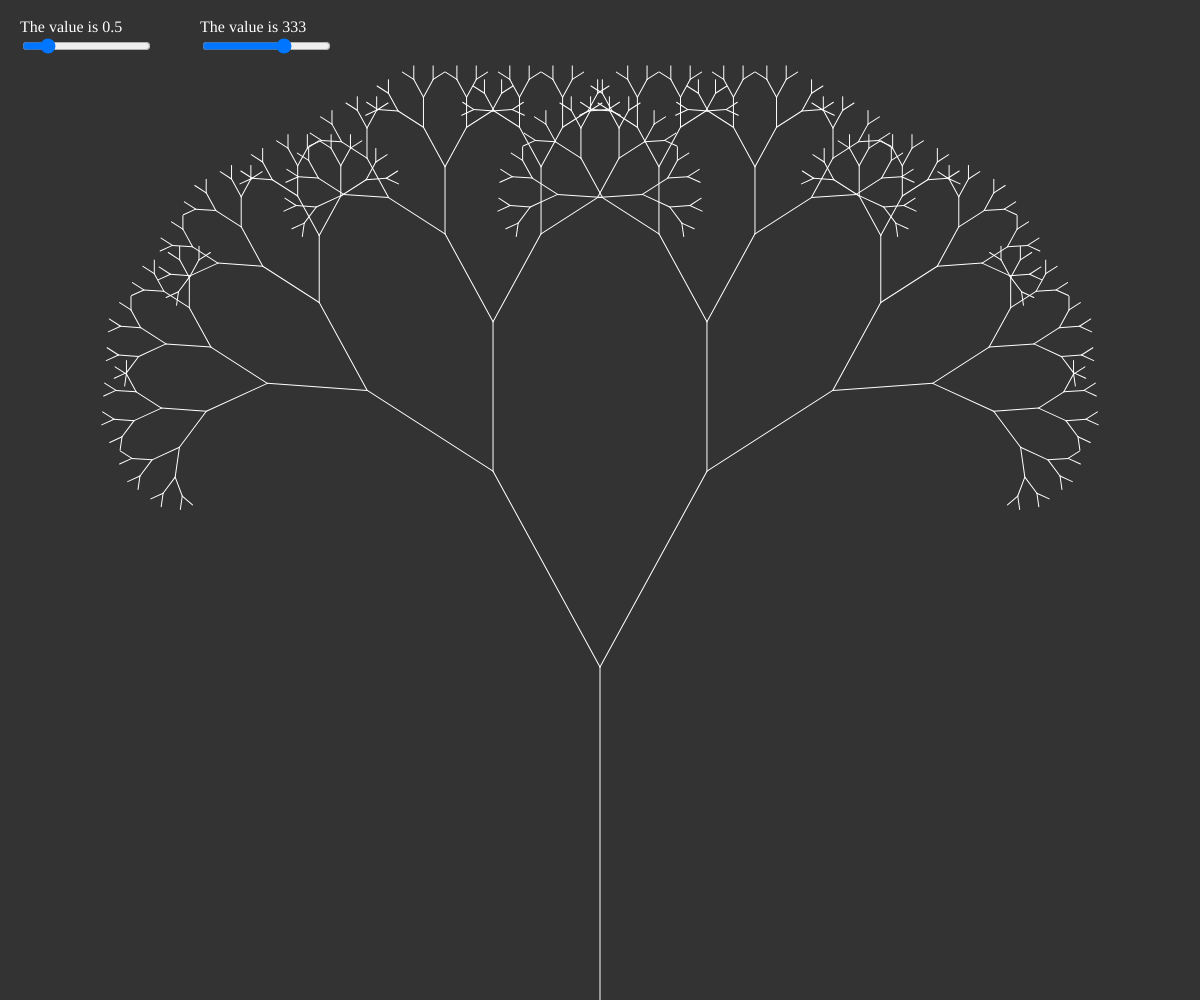
Frame 1 (no input)
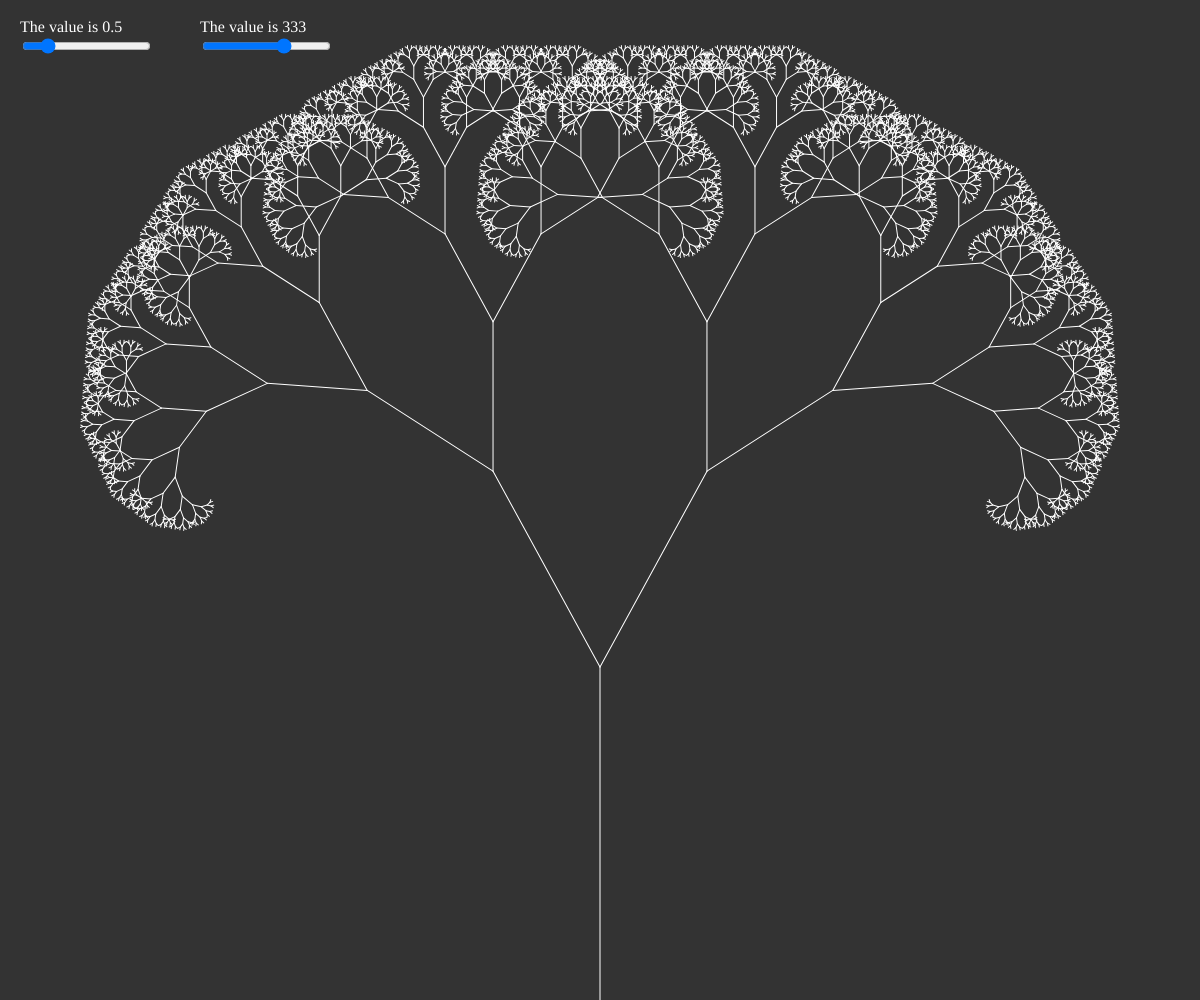
Frame 60 (no input)
Frame 120 (the mouse pressed at the canvas centre since frame 60): identical to frame 60, image omitted

The p5.js sketch that drew these frames (run headless with seeded random() and noise() and a simulated clock; from frame 60 on, the mouse is pressed at the canvas centre):

// p5.js sketch
// ── sketch.js
const width = window.innerWidth;
const height = window.innerHeight;

let angle;
let ilen;
let slider;
let slider2;
let stoplen = 20;

function setup() {
  createCanvas(width, height);
  slider = createSlider(0, PI, 0.5, 0.1);
  slider.position(20,36);
  slider.input(sliderChange);
  valueDisplayer = createP();
  valueDisplayer.position(20,2);
  valueDisplayer.style('color', 'white')

  slider2 = createSlider(stoplen, height/2, height/3)
  slider2.position(200,36);
  slider2.input(sliderChange);
  valueDisplayer2 = createP();
  valueDisplayer2.position(200,2);
  valueDisplayer2.style('color', 'white')
}

function draw() {
  background(51);
  fill(255);
  valueDisplayer.html('The value is '+slider.value())
  valueDisplayer2.html('The value is '+slider2.value())

  translate(width/2, height)

  angle = slider.value()
  ilen = slider2.value()
  stroke(255);

  if (stoplen > 4) { stoplen = 0.9*stoplen }
  branch(ilen, stoplen);
}

function sliderChange() {
  stoplen = 100;
}

function branch(len, stoplen) {
  line(0, 0, 0, -len);

  translate(0,-len);

  if (len > stoplen) {
    push();
    rotate(angle);
    branch(len*0.67, stoplen);
    pop();

    push();
    rotate(-angle);
    branch(len*0.67, stoplen);
    pop();
  }
}
